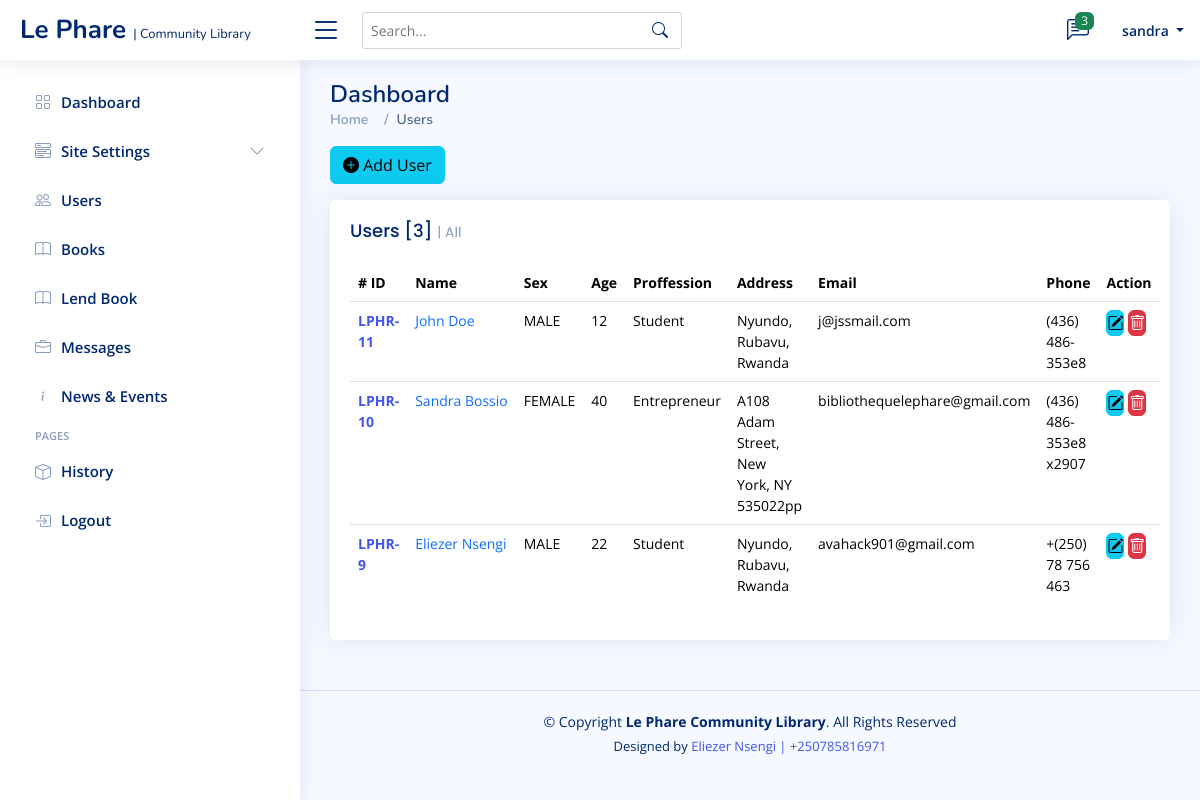
The page /dashboard/users/ (signed in) on the database its author committed.
### MainApp/models.py (models this page shows)
class ReaderProfile(models.Model):
    SEX = (
        (0, "MALE"),
        (1, "FEMALE"),
    )
    reader_id = models.CharField(max_length=255, default="0")
    first_name = models.CharField(max_length=255)
    last_name = models.CharField(max_length=255)
    sex = models.IntegerField(choices=SEX)
    age = models.IntegerField()
    proffession = models.CharField(max_length=30)
    address = models.CharField(max_length=255)
    email = models.EmailField(null=True, blank=True)
    phone = models.CharField(max_length=20)
    created_at = models.DateTimeField(auto_now_add=True)
    edited_at = models.DateTimeField(auto_now=True)
    class Meta:
        ordering = ["-created_at"]

### Dashboard/views.py (the view, shortened to what this page needs)
# urls.py: path("users/", Users.as_view()),
class Users(View):
    def get(self, request):
        if not request.user.is_authenticated:
            messages.error(request, "You have to be logged in to view this page!")
            return redirect("/login")
        users = ReaderProfile.objects.all()
        context = {
            "users": users,
        }
        return render(request, "dashboard/users.html", context)

### Dashboard/templates/dashboard/users.html (shortened to what this page needs)
{% extends './base.html'%} {% load static%} {% block content%}{% load humanize%}
<main id="main" class="main">
  <div class="pagetitle">
    <h1>Dashboard</h1>
    <nav>
      <ol class="breadcrumb">
        <li class="breadcrumb-item"><a href="/">Home</a></li>
        <li class="breadcrumb-item active">Users</li>
      </ol>
    </nav>
  </div>
  <div class="d-flex mb-3">
    <button
      class="btn btn-info"
      data-toggle="modal"
      data-target="#addUserModal"
    >
      <i class="bi bi-plus-circle-fill"></i> Add User
    </button>
  </div>
  <section class="section dashboard">
    <div class="row">
      <div class="col-12">
        <div class="row">
          <div class="col-12">
            <div class="card recent-sales overflow-auto">
              <div class="card-body">
                <h5 class="card-title">
                  Users [{{users.count}}] <span>| All</span>
                </h5>
                <table class="table table-borderless datatable">
                  <thead>
                    <tr>
                      <th scope="col"># ID</th>
                      <th scope="col">Name</th>
                      <th scope="col">Sex</th>
                      <th scope="col">Age</th>
                      <th scope="col">Proffession</th>
                      <th scope="col">Address</th>
                      <th scope="col">Email</th>
                      <th scope="col">Phone</th>
                      <th scope="col">Action</th>
                    </tr>
                  </thead>
                  <tbody>
                    {% for user in users %}
                    <tr>
                      <th scope="row"><a href="#">{{user.reader_id}}</a></th>
                      <td>
                        <a href="#" class="text-primary"
                          >{{user.first_name}}&nbsp;{{user.last_name}}
                        </a>
                      </td>
                      {%if user.sex is 0 %}
                      <td>MALE</td>
                      {% else %}
                      <td>  FEMALE </td>
                      {% endif %}
                      <td>{{user.age}}</td>
                      <td>{{user.proffession}}</td>
                      <td>{{user.address}}</td>
                      <td>{{user.email}}</td>
                      <td>{{user.phone}}</td>
                      <td>
                        <button class="btn btn-info m-0 p-0" data-toggle="modal"
      data-target="#editUserModal">
                          <i class="bi bi-pencil-square"></i>
                        </button>
                        <button class="btn btn-danger m-0 p-0" data-toggle="modal" data-target="#deleteUserModal">
                          <i class="bi bi-trash"></i>
                        </button>
                      </td>
                    </tr>
                    {% endfor %}
                  </tbody>
                </table>
              </div>
            </div>
          </div>
        </div>
      </div>
    </div>
  </section>
</main>
{% endblock %}

### Dashboard/templates/dashboard/base.html (shortened to what this page needs)
{% load static %} {% load humanize %}
<!DOCTYPE html>
<html lang="en">
  <head>
    <link
      rel="stylesheet"
      href="https://cdn.jsdelivr.net/npm/bootstrap@4.0.0/dist/css/bootstrap.min.css"
    />
    <link
      href="{%static 'dashboard/assets/vendor/bootstrap/css/bootstrap.min.css'%}"
      rel="stylesheet"
    />
    <link
      href="{%static 'dashboard/assets/vendor/bootstrap-icons/bootstrap-icons.css'%}"
      rel="stylesheet"
    />
    <link
      href="{%static 'dashboard/assets/vendor/boxicons/css/boxicons.min.css'%}"
      rel="stylesheet"
    />
    <link
      href="{% static 'dashboard/assets/vendor/quill/quill.snow.css'%}"
      rel="stylesheet"
    />
    <link
      href="{% static 'dashboard/assets/vendor/quill/quill.bubble.css'%}"
      rel="stylesheet"
    />
    <link
      href="{% static 'dashboard/assets/vendor/remixicon/remixicon.css'%}"
      rel="stylesheet"
    />
    <link
      href="{% static 'dashboard/assets/vendor/simple-datatables/style.css'%}"
      rel="stylesheet"
    />
    <link href="{%static 'dashboard/assets/css/style.css'%}" rel="stylesheet" />
  </head>
  <body>
    <header id="header" class="header fixed-top d-flex align-items-center">
      <div class="d-flex align-items-center justify-content-between">
        <a href="/dashboard" class="logo d-flex align-items-center">
          <span class="d-none d-lg-block"
            >Le Phare
            <small style="font-size: 13px"> | Community Library</small>
          </span>
        </a>
        <i class="bi bi-list toggle-sidebar-btn"></i>
      </div>
      <div class="search-bar">
        <form
          class="search-form d-flex align-items-center"
          method="POST"
          action="#"
        >
          <input
            type="text"
            name="query"
            placeholder="Search..."
            title="Enter search keyword"
          />
          <button type="submit" title="Search">
            <i class="bi bi-search"></i>
          </button>
        </form>
      </div>
      <nav class="header-nav ms-auto">
        <ul class="d-flex align-items-center">
          <li class="nav-item dropdown">
            <a class="nav-link nav-icon" href="#" data-bs-toggle="dropdown">
              <i class="bi bi-chat-left-text"></i>
              <span class="badge bg-success badge-number">3</span> </a
            >
          </li>
          <li class="nav-item dropdown pe-3">
            <a
              class="nav-link nav-profile d-flex align-items-center pe-0"
              href="#"
              data-bs-toggle="dropdown"
            >
              <span class="d-none d-md-block dropdown-toggle ps-2"
                >{{request.user}}
              </span> </a
            >
          </li>
        </ul>
      </nav>
    </header>
    <aside id="sidebar" class="sidebar">
      <ul class="sidebar-nav" id="sidebar-nav">
        <li class="nav-item">
          <a class="nav-link collapsed" href="/dashboard">
            <i class="bi bi-grid"></i>
            <span>Dashboard</span>
          </a>
        </li>
        <li class="nav-item">
          <a
            class="nav-link collapsed"
            data-bs-target="#forms-nav"
            data-bs-toggle="collapse"
            href="/dashboard/settings"
          >
            <i class="bi bi-menu-button-wide"></i><span>Site Settings</span
            ><i class="bi bi-chevron-down ms-auto"></i>
          </a>
        </li>
        <li class="nav-item">
          <a class="nav-link collapsed" href="/dashboard/users">
            <i class="bi bi-people"></i><span>Users</span></a
          >
        </li>
        <li class="nav-item">
          <a class="nav-link collapsed" href="/dashboard/books">
            <i class="bi bi-book"></i><span>Books</span>
          </a>
        </li>
        <li class="nav-item">
          <a class="nav-link collapsed" href="/dashboard/books/lend">
            <i class="bi bi-book"></i><span>Lend Book</span>
          </a>
        </li>
        <li class="nav-item">
          <a class="nav-link collapsed" href="#">
            <i class="bi bi-briefcase"></i><span>Messages</span>
          </a>
        </li>
        <li class="nav-item">
          <a class="nav-link collapsed" href="/dashboard/news">
            <i class="bi bi-info"></i><span>News & Events</span>
          </a>
        </li>
        <li class="nav-heading">Pages</li>
        <li class="nav-item">
          <a class="nav-link collapsed" href="/dashboard/history">
            <i class="bi bi-box"></i>
            <span>History</span>
          </a>
        </li>
        <li class="nav-item">
          <a class="nav-link collapsed" href="/logout">
            <i class="bi bi-box-arrow-in-right"></i>
            <span>Logout</span>
          </a>
        </li>
      </ul>
    </aside>
    {% block content %} {{ redirect_to_login_immediately }} {% endblock %}
    <footer id="footer" class="footer">
      <div class="copyright">
        &copy; Copyright <strong><span>Le Phare Community Library</span></strong
        >. All Rights Reserved
      </div>
      <div class="credits">
        Designed by
        <a href="#">Eliezer Nsengi | +250785816971</a>
      </div>
    </footer>
  </body>
</html>

### static/dashboard/assets/css/style.css (style rules this page uses)
:root { scroll-behavior: smooth; }
body { font-family: "Open Sans", sans-serif; background: #f6f9ff; color: #444444; }
a { color: #4154f1; text-decoration: none; }
h1, h2, h3, h4, h5, h6 { font-family: "Nunito", sans-serif; }
#main { margin-top: 60px; padding: 20px 30px; transition: all 0.3s; }
.pagetitle { margin-bottom: 10px; }
.pagetitle h1 { font-size: 24px; margin-bottom: 0; font-weight: 600; color: #012970; }
.card { margin-bottom: 30px; border: none; border-radius: 5px; box-shadow: 0px 0 30px rgba(1, 41, 112, 0.1); }
.card-title { padding: 20px 0 15px 0; font-size: 18px; font-weight: 500; color: #012970; font-family: "Poppins", sans-serif; }
.card-title span { color: #899bbd; font-size: 14px; font-weight: 400; }
.card-body { padding: 0 20px 20px 20px; }
.breadcrumb { font-size: 14px; font-family: "Nunito", sans-serif; color: #899bbd; font-weight: 600; }
.breadcrumb a { color: #899bbd; transition: 0.3s; }
.breadcrumb .breadcrumb-item::before { color: #899bbd; }
.breadcrumb .active { color: #51678f; font-weight: 600; }
.logo { line-height: 1; }
@media (min-width: 1200px) { .logo { width: 280px; } }
.logo span { font-size: 26px; font-weight: 700; color: #012970; font-family: "Nunito", sans-serif; }
.header { transition: all 0.5s; z-index: 997; height: 60px; box-shadow: 0px 2px 20px rgba(1, 41, 112, 0.1); background-color: #fff; padding-left: 20px; }
.header .toggle-sidebar-btn { font-size: 32px; padding-left: 10px; cursor: pointer; color: #012970; }
.header .search-bar { min-width: 360px; padding: 0 20px; }
.header .search-form { width: 100%; }
.header .search-form input { border: 0; font-size: 14px; color: #012970; border: 1px solid rgba(1, 41, 112, 0.2); padding: 7px 38px 7px 8px; border-radius: 3px; transition: 0.3s; width: 100%; }
.header .search-form button { border: 0; padding: 0; margin-left: -30px; background: none; }
.header .search-form button i { color: #012970; }
.header-nav ul { list-style: none; }
.header-nav>ul { margin: 0; padding: 0; }
.header-nav .nav-icon { font-size: 22px; color: #012970; margin-right: 25px; position: relative; }
.header-nav .nav-profile { color: #012970; }
.header-nav .nav-profile span { font-size: 14px; font-weight: 600; }
.header-nav .badge-number { position: absolute; inset: -2px -5px auto auto; font-weight: normal; font-size: 12px; padding: 3px 6px; }
.sidebar { position: fixed; top: 60px; left: 0; bottom: 0; width: 300px; z-index: 996; transition: all 0.3s; padding: 20px; overflow-y: auto; scrollbar-width: thin; scrollbar-color: #aab7cf transparent; box-shadow: 0px 0px 20px rgba(1, 41, 112, 0.1); background-color: #fff; }
@media (min-width: 1200px) { #main, #footer { margin-left: 300px; } }
.sidebar-nav { padding: 0; margin: 0; list-style: none; }
.sidebar-nav li { padding: 0; margin: 0; list-style: none; }
.sidebar-nav .nav-item { margin-bottom: 5px; }
.sidebar-nav .nav-heading { font-size: 11px; text-transform: uppercase; color: #899bbd; font-weight: 600; margin: 10px 0 5px 15px; }
.sidebar-nav .nav-link { display: flex; align-items: center; font-size: 15px; font-weight: 600; color: #4154f1; transition: 0.3; background: #f6f9ff; padding: 10px 15px; border-radius: 4px; }
.sidebar-nav .nav-link i { font-size: 16px; margin-right: 10px; color: #4154f1; }
.sidebar-nav .nav-link.collapsed { color: #012970; background: #fff; }
.sidebar-nav .nav-link.collapsed i { color: #899bbd; }
.sidebar-nav .nav-link .bi-chevron-down { margin-right: 0; transition: transform 0.2s ease-in-out; }
.dashboard .recent-sales { font-size: 14px; }
.dashboard .recent-sales .table thead { background: #f6f6fe; }
.dashboard .recent-sales .table thead th { border: 0; }
.footer { padding: 20px 0; font-size: 14px; transition: all 0.3s; border-top: 1px solid #cddfff; }
.footer .copyright { text-align: center; color: #012970; }
.footer .credits { padding-top: 5px; text-align: center; font-size: 13px; color: #012970; }

### rows shown on the page
ReaderProfile: reader_id "LPHR-11", first_name "John", last_name "Doe", sex "MALE", age "12", proffession "Student", address "Nyundo, Rubavu, Rwanda", email "j@jssmail.com", phone "(436) 486-353e8"
ReaderProfile: reader_id "LPHR-10", first_name "Sandra", last_name "Bossio", sex "FEMALE", age "40", proffession "Entrepreneur", address "A108 Adam Street, New York, NY 535022pp", email "bibliothequelephare@gmail.com", phone "(436) 486-353e8 x2907"
ReaderProfile: reader_id "LPHR-9", first_name "Eliezer", last_name "Nsengi", sex "MALE", age "22", proffession "Student", address "Nyundo, Rubavu, Rwanda", email "avahack901@gmail.com", phone "+(250) 78 756 463"

### other values the page prints
{{ request.user }} "sandra"
{{ users.count }} "3"
